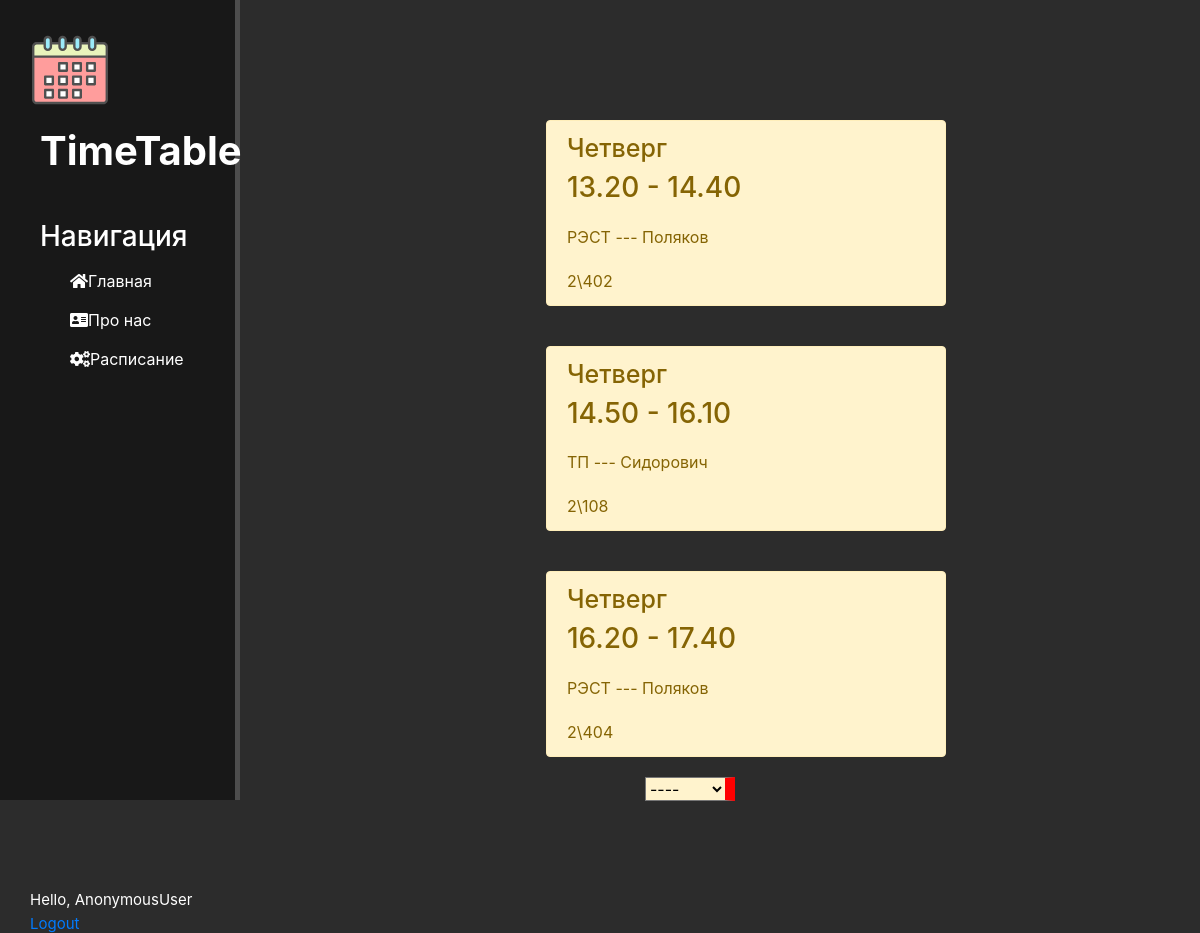
/create/thursday, run on the app's committed database.
### create/models.py (models this page shows, shortened)
class TimeTable(models.Model):
    day = models.CharField('День', max_length=50)
    time = models.CharField('Время', max_length=50)
    predmet = models.CharField('Предмет', max_length=50)
    title = models.CharField('Преподаватель', max_length=50)
    kab = models.CharField('Кабинет', max_length=50)
    class Meta:
        verbose_name = 'Расписание'
        verbose_name_plural = 'Расписание'

### create/views.py (the view)
# urls.py: path('thursday', views.Thursday, name='thur'),
def Thursday(request):
    create = TimeTable.objects.order_by('time').filter(day='Четверг')
    return render(request, 'create/mond.html', {'list': create})

### create/templates/create/mond.html (shortened to what this page needs)
{% extends 'main/layout.html' %}
{% block content %}
    <div class="features">
        {% for el in list %}
            <div class="alert alert-warning">
                <h1>{{ el.day }}</h1>
                <h3>{{ el.time }}</h3>
                <p>{{ el.predmet }} --- {{ el.title }}</p>
                <p3>{{ el.kab }}</p3>
            </div>
        {% endfor %}
        <div class="sellect">
            <select onchange="window.location.href=this.options[this.selectedIndex].value">
                <option selected disabled="true">--{{ value|date:"D" }}--</option>
            </select>
        </div>
        </div>
{% endblock %}

### main/static/main/css/main.css (style rules this page uses)
body { background: #2c2c2c; }
main .features { float: left; color: #fff; margin-top: 100px; text-align: center; width: 75%; }
main .features h1 { font-size: 25px; }
main .features p { max-width: 400px; margin: 20px auto; }
.alert-warning { float: left; clear: both; width: 400px; margin: 20px 34%; text-align: left; }
main .sellect select { width: 10%; border-right: 10px solid red; background-color: #fff3cd; }

### data on the page
TimeTable: day "Четверг", time "13.20 - 14.40", predmet "РЭСТ", title "Поляков", kab "2\\402"
TimeTable: day "Четверг", time "14.50 - 16.10", predmet "ТП", title "Сидорович", kab "2\\108"
TimeTable: day "Четверг", time "16.20 - 17.40", predmet "РЭСТ", title "Поляков", kab "2\\404"

### other printed values
{{ request.user }} "AnonymousUser"
